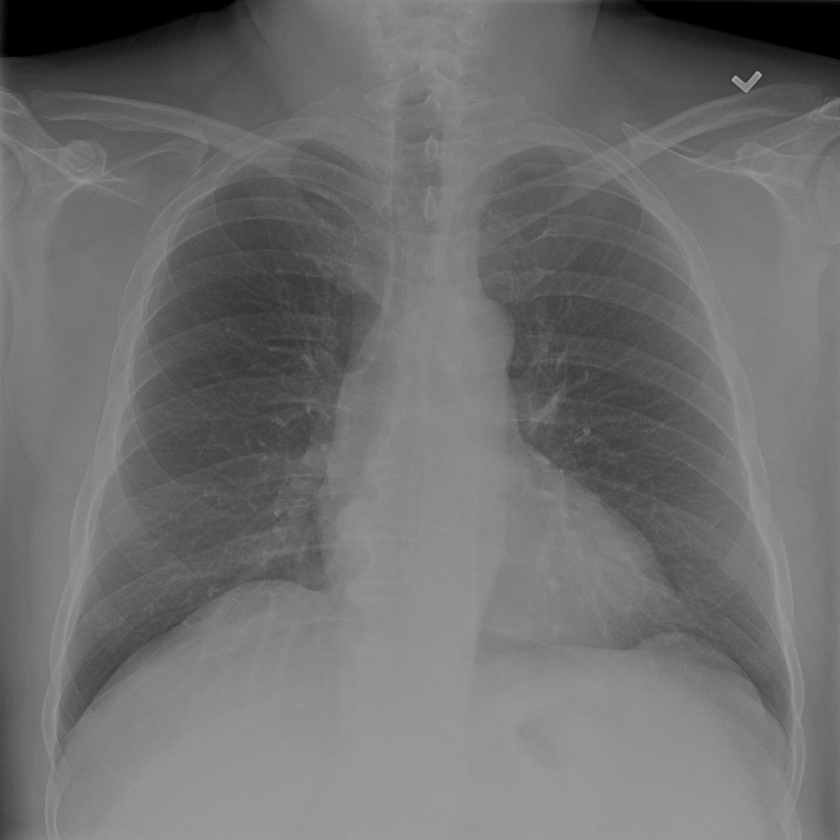
#> input picture Image Processing in Python/data/chapter 2/chest_xray_image.png, 840 x 840 px, shrunk from 1024 x 1024 before the run
$ jupyter execute --allow-errors 'Contrast enhancement.ipynb'
#> lines starting #> are read from the running program, lines starting #| are printed output that depends on the picture
# Contrast enhancement

[cell 1]
#import
from skimage import data
import matplotlib.pyplot as plt
from skimage.filters import sobel,gaussian
from skimage import exposure

[cell 2]
def plot_comparison(original, filtered, title_filtered):
    fig, (ax1, ax2) = plt.subplots(ncols=2, figsize=(8, 6), sharex=True, sharey=True)

    ax1.imshow(original, cmap=plt.cm.gray)
    ax1.set_title('original')
    ax1.axis('off')

    ax2.imshow(filtered, cmap=plt.cm.gray)
    ax2.set_title(title_filtered)
    ax2.axis('off')

[cell 3]
#visualng images
def show_image(image , title="Image" , cmap_type='gray'):
    plt.imshow(image , cmap=cmap_type)
    plt.title(title)
    plt.axis('off')
    plt.show()

#> (a cell that did not finish here is left out)

[cell 5]
#ex2
#equalize hist
image=plt.imread('../data/chapter 2/chest_xray_image.png')
#> image is the input picture: shape (840, 840) float32; min 0, max 0.69, mean 0.437
image_eq= exposure.equalize_hist(image)
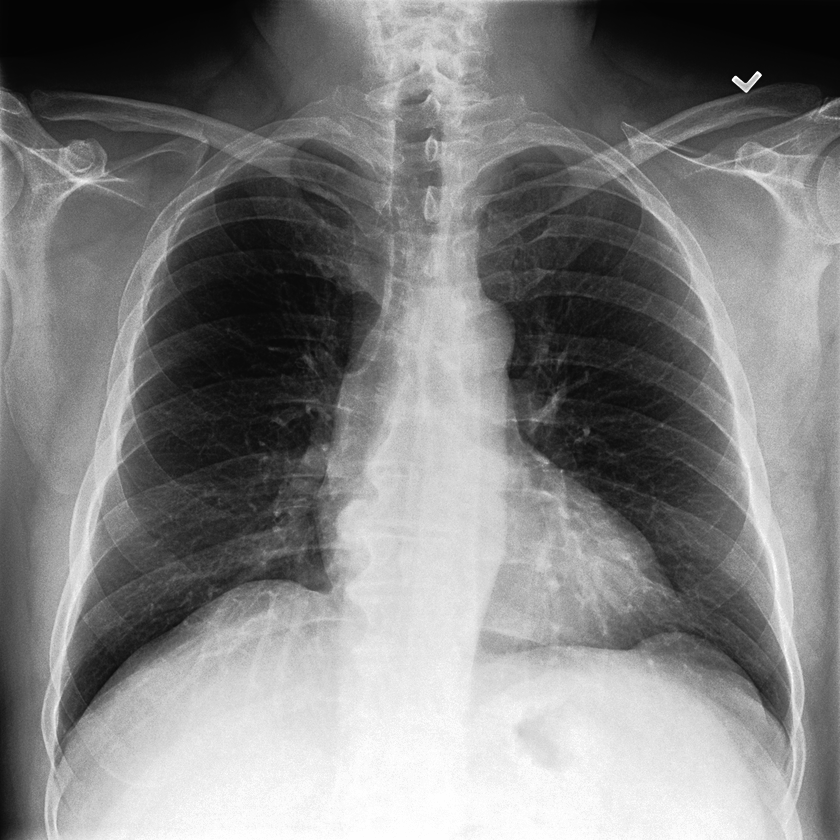
#> image_eq: shape (840, 840) float32; min 0.0195, max 1, mean 0.504
#show image
plot_comparison(image,image_eq,'Histogram equalized')
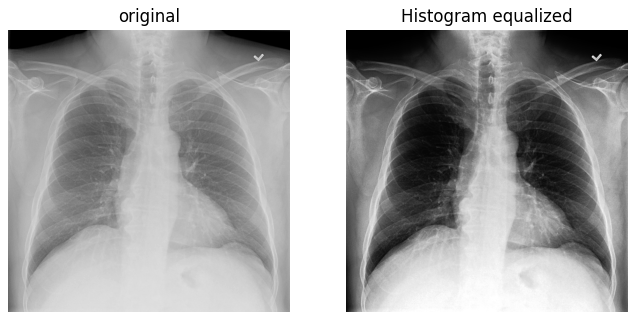
#> figure drawn by matplotlib, 2 panels

### CLAHE

#> (a cell that did not finish here is left out)

[cell 7]
#ex2
# equalize adapthist
image=plt.imread('../data/chapter 2/chest_xray_image.png')
image_eq= exposure.equalize_adapthist(image)
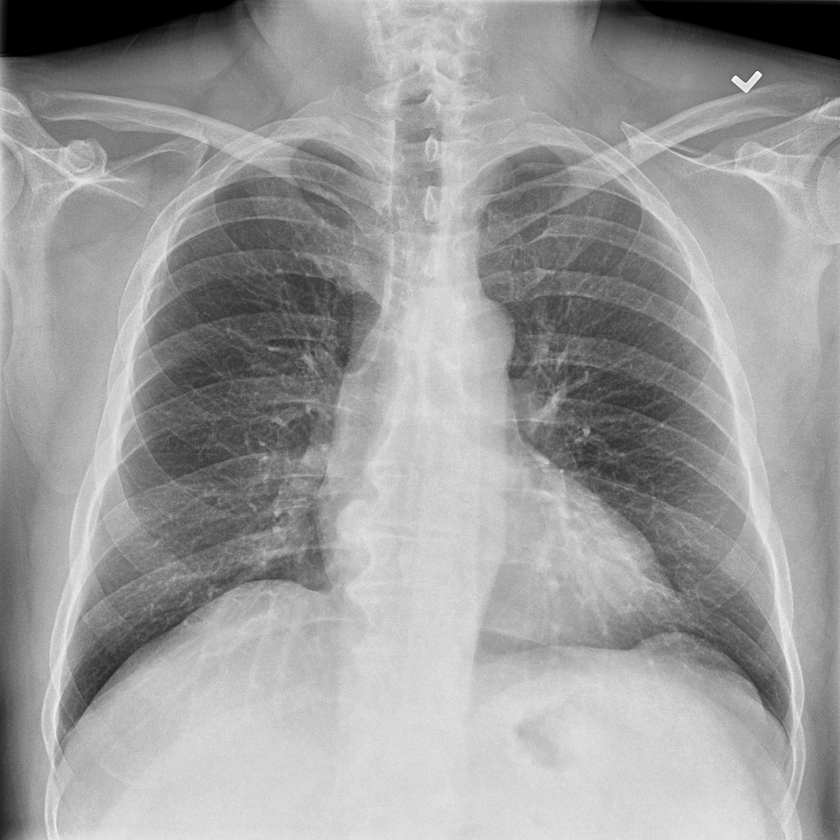
#> image_eq: shape (840, 840) float32; min 0, max 1, mean 0.611
#show image
plot_comparison(image,image_eq,'Histogram equalized')


image_eq= exposure.equalize_adapthist(image , clip_limit=0.4,nbins=255)
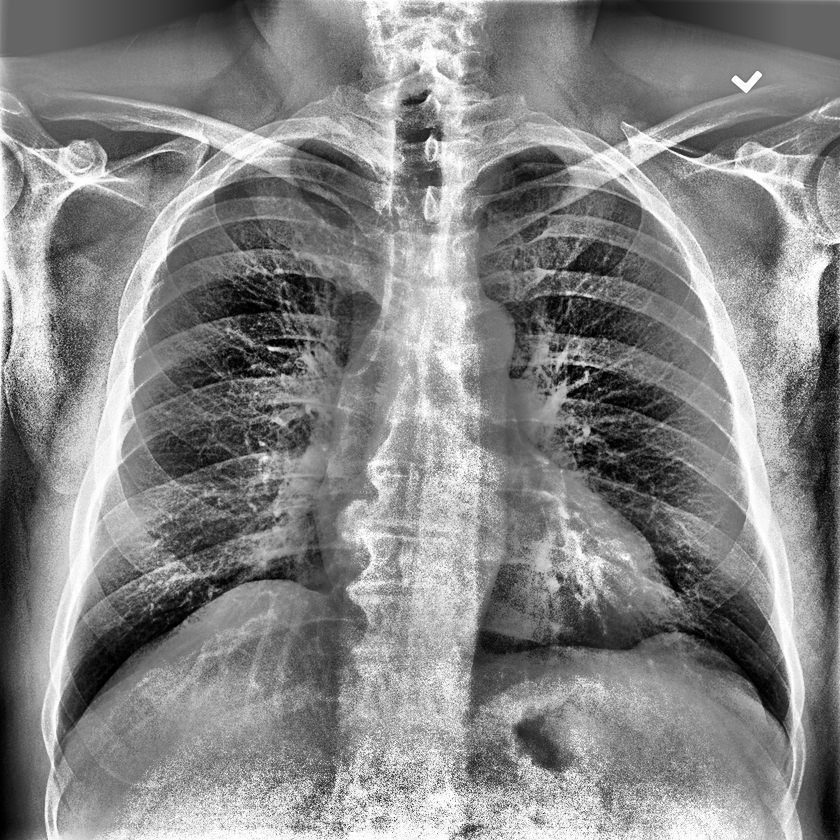
#> image_eq: shape (840, 840) float32; min 0, max 1, mean 0.524
#show image
plot_comparison(image,image_eq,'Histogram equalized')

##### Exercise

###### Medical images

[cell 8]
# Import the required module
from skimage import exposure

#> (a cell that did not finish here is left out)

[cell 10]
# Import the required module
from skimage import exposure

# Show original x-ray image and its histogram
#> (the rest of this cell did not finish here and is left out)

[cell 11]
# Import the required module
from skimage import exposure

# Show original x-ray image and its histogram
#> (the rest of this cell did not finish here and is left out)

###### Aerial image

[cell 12]
# Import the required module
from skimage import exposure

# Use histogram equalization to improve the contrast
#> (the rest of this cell did not finish here and is left out)

###### Let's add some impact and contrast

[cell 13]
# Import the necessary modules
from skimage import data, exposure

# Load the image
original_image = data.coffee()
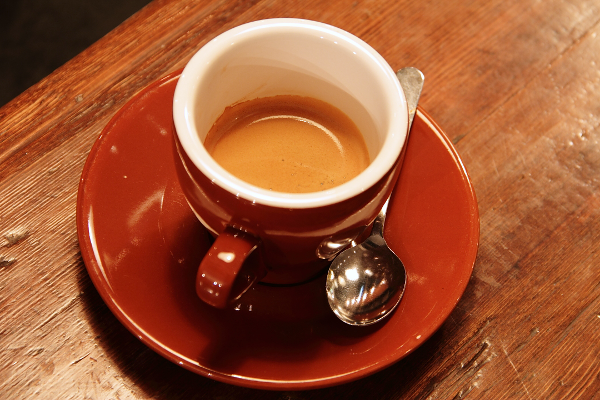
#> input picture skimage.data.coffee(), 600 x 400 px
#> original_image is the input picture: shape (400, 600, 3); mean R, G, B 158.6, 85.8, 51.5

# Apply the adaptive equalization on the original image
adapthist_eq_image = exposure.equalize_adapthist(original_image, clip_limit=0.99)
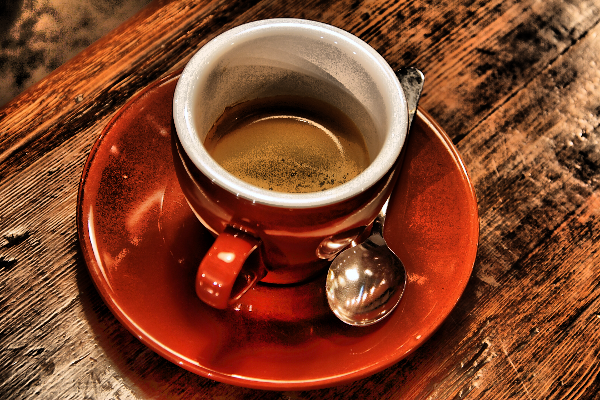
#> adapthist_eq_image: shape (400, 600, 3) float64; mean R, G, B 0.511, 0.269, 0.165

# Compare the original image to the equalized
show_image(original_image)
show_image(adapthist_eq_image, '#ImageProcessingDatacamp')
